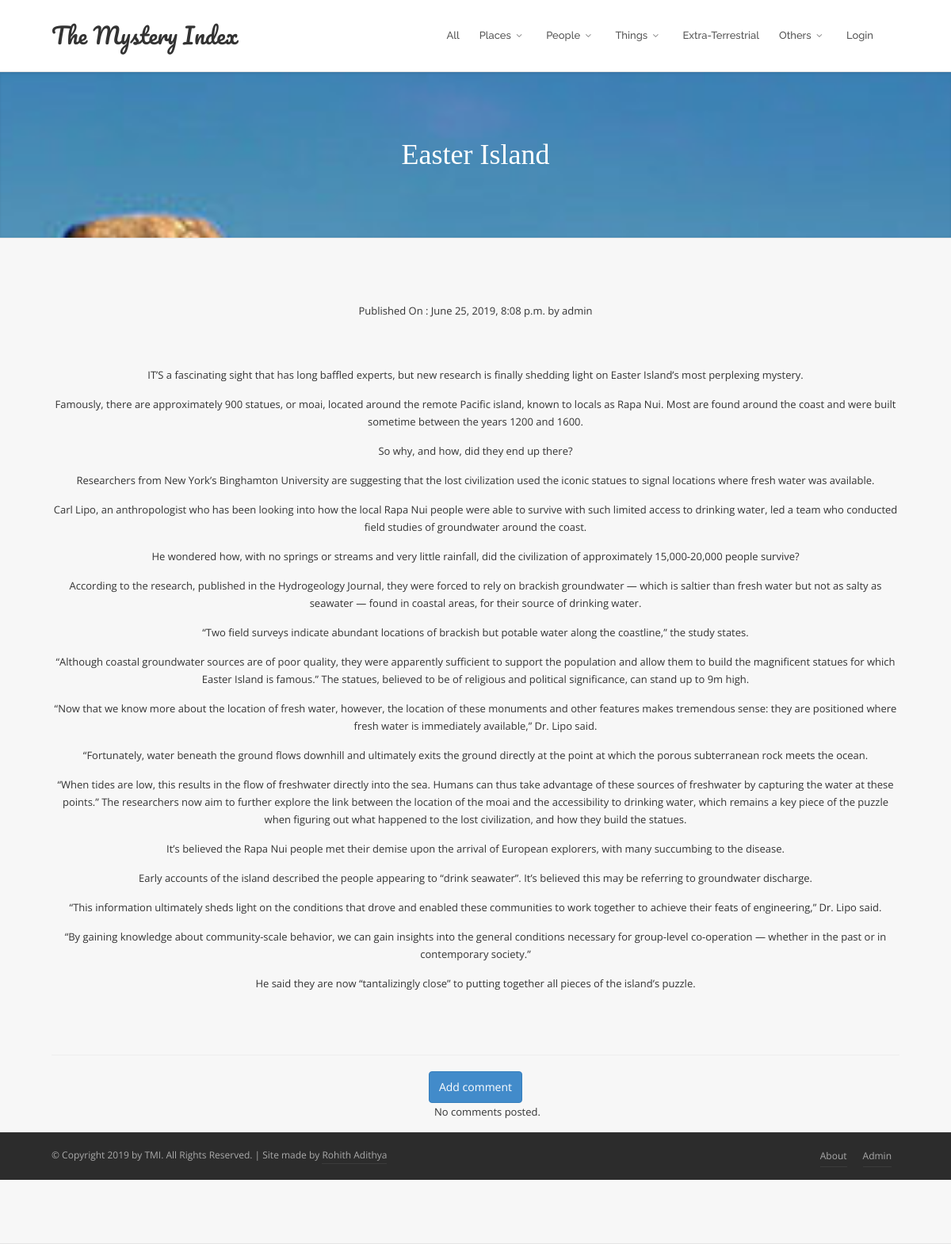
Page /post/34 on the committed database.
### blog/models.py (models this page shows, shortened)
class Post(models.Model):
    author = models.ForeignKey('auth.User',on_delete=models.CASCADE)
    title = models.CharField(max_length=200)
    category = models.ForeignKey('blog.Categories',related_name='category',on_delete=models.CASCADE)
    text = models.TextField()
    image = models.ImageField(upload_to='posts')
    create_date = models.DateTimeField(default=timezone.now)
    published_date = models.DateTimeField(blank=True,null=True)

### blog/views.py (the view)
# urls.py: path('post/<int:pk>', views.PostDetailView.as_view(), name='post_detail'),
class PostDetailView(DetailView):
    model = Post

### blog/templates/blog/post_detail.html (shortened to what this page needs)
{% extends 'blog/base.html' %}
{% load static %}
{% block content %}
<div class="v-parallax v-bg-stylish v-bg-stylish-v10" id="download" style="background-image: url({% static post.image.url %});">
  <div class="container">
    <div class="row center">
      <div class="col-sm-12">
        <div class="v-content-wrapper">
            <p class="v-smash-text-large-2x">
                <span>{{ post.title }}</span>
            </p>
        </div>
      </div>
    </div>
  </div>
</div>
<div class="v-parallax v-bg-stylish v-bg-stylish-v4 no-shadow" id="posts">
    <div class="container">
        <div class="row center">
            <div class="col-sm-12">
        {% if post.published_date %}
            <div class="date postdate">
              Published On :  {{ post.published_date }} by {{post.author}}
            </div>
              <br>
              <br>
        {% else %}
            <a class="btn btn-warning" href="{% url 'post_publish' pk=post.pk %}">Publish</a>
        {% endif %}
  <p class='postcontent' >{{ post.text|safe|linebreaksbr }}</p>
    <br>
<br>
  <hr>
  <a class="btn btn-primary btn-comment" href="{% url 'add_comment_to_post' pk=post.pk %}">Add comment</a>
  <div class="container">
  {% for comment in post.comments.all %}
  <br>
      {% if user.is_authenticated or comment.approved_comment %}
              {{ comment.created_date }}
              {% if not comment.approved_comment %}
                  <a class="btn btn-primary" href="{% url 'comment_remove' pk=comment.pk %}"><span class="fa fa-remove"></span></a>
                  <a class="btn btn-primary" href="{% url 'comment_approve' pk=comment.pk %}"><span class="fa fa-check"></span></a>
              {% endif %}
          <p>{{ comment.text|safe|linebreaks }}</p>
          <p>Posted by: <strong>{{ comment.author }}</strong></p>
      {% endif %}
  {% empty %}
      <p>No comments posted.</p>
  {% endfor %}
</div>
        </div>
      </div>
    </div>
{% endblock %}

### blog/static/css/v-nav-menu.css (style rules this page uses)
body.no-page-top { background: #EDEFF2; }
body { padding-top: 90px; }

### blog/static/css/v-bg-stylish.css (style rules this page uses)
.v-bg-stylish.v-bg-stylish-v4 { background-color: #f7f7f7; border-color: #e4e4e4; }
.v-bg-stylish.v-bg-stylish-v4, .v-bg-stylish.v-bg-stylish-v4 h1, .v-bg-stylish.v-bg-stylish-v4 h2, .v-bg-stylish.v-bg-stylish-v4 h3, .v-bg-stylish.v-bg-stylish-v4 h3, .v-bg-stylish.v-bg-stylish-v4 h4, .v-bg-stylish.v-bg-stylish-v4 h5, .v-bg-stylish.v-bg-stylish-v4 h6, .v-bg-stylish-v4 .carousel-wrap > a { color: #333; }
.v-bg-stylish.v-bg-stylish-v10 { background-color: #25CBF5; }
.v-bg-stylish.v-bg-stylish-v10, .v-bg-stylish.v-bg-stylish-v10 h1, .v-bg-stylish.v-bg-stylish-v10 h2, .v-bg-stylish.v-bg-stylish-v10 h3, .v-bg-stylish.v-bg-stylish-v10 h3, .v-bg-stylish.v-bg-stylish-v10 h4, .v-bg-stylish.v-bg-stylish-v10 h5, .v-bg-stylish.v-bg-stylish-v10 h6, .v-bg-stylish-v10 .carousel-wrap > a { color: #ffffff; }

### blog/static/css/v-shortcodes.css (style rules this page uses)
.btn { padding: 9px 12px; outline:none !important; }
.v-parallax { padding-top: 80px !important; padding-bottom: 80px !important; overflow: hidden; position: relative; width: 100%; background-attachment: fixed; -moz-background-size: cover; -webkit-background-size: cover; background-size: cover; background-repeat: no-repeat; background-position: center center; }
.v-parallax .v-content-wrapper { position: relative; z-index: 5; }
.v-parallax .v-content-wrapper p:last-child { margin-bottom: 0; }

### blog/static/css/custom.css (style rules this page uses)
@media (min-width: 1200px) { .container { width: 1100px; } }

### blog/templates/blog/base.html (style rules this page uses)
* { box-sizing: border-box; }

### rows in the picture
Post: image (picture), title "Easter Island", published_date "June 25, 2019, 8:08 p.m.", author "admin", text "IT’S a fascinating sight that has long baffled experts, but new research is finally shedding light on Easter Island’s most perplexing mystery. Famously, there are approximately 900 statues, or moai, located around the remote Pacific island, known to locals as Rapa Nui. Most are found around the coast and were built sometime between the years 1200 and 1600. So why, and how, did they end up there? Researchers from New York’s Binghamton University are suggesting that the lost civilization used the iconic statues to signal locations where fresh water was available. Carl Lipo, an anthropologist who has been looking into how the local Rapa Nui people were able to survive with such limited access…"
